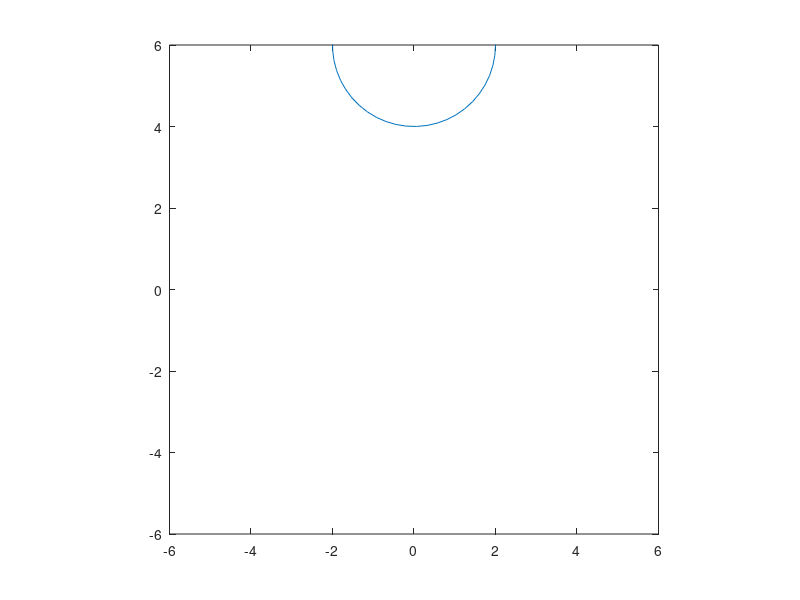

Recreate this plot in MATLAB.
% Define el radio del círculo y el número de puntos en la circunferencia
clear
clc
close all
a = 6;
b = 6;
r = 2;
n = 50;

% Crea el vector de puntos en la circunferencia del círculo
t = linspace(0, 2*pi, n);
xc = r * cos(t);
yc = r * sin(t);

% Define los vértices del rombo
x1 = 0;
y1 = b;
x2 = a;
y2 = 0;
x3 = 0;
y3 = -b;
x4 = -a;
y4 = 0;

% Encuentra los puntos medios de los lados del rombo
xm12 = (x1+x2)/2;
ym12 = (y1+y2)/2;
xm23 = (x2+x3)/2;
ym23 = (y2+y3)/2;
xm34 = (x3+x4)/2;
ym34 = (y3+y4)/2;
xm41 = (x4+x1)/2;
ym41 = (y4+y1)/2;

% Encuentra los puntos en el perímetro del rombo
puntos_perimetro = [xm12 ym12; x2 y2; xm23 ym23; x3 y3; xm34 ym34; x4 y4; xm41 ym41; x1 y1];

% Dibuja el rombo
plot([x1 x2 x3 x4 x1], [y1 y2 y3 y4 y1], '-');

%hold on;
xlabel('Eje-X')
ylabel('Eje-Y')
% Dibuja 16 círculos a lo largo del perímetro del rombo, separados entre sí
% de manera equidistante
for i = 1:16
    punto_inicio = puntos_perimetro(mod(i-1,8)+1,:);
    punto_fin = puntos_perimetro(mod(i,8)+1,:);
    distancia = norm(punto_fin - punto_inicio);
    num_circulos_entre_puntos = round(distancia / (2*r));
    delta_x = (punto_fin(1) - punto_inicio(1)) / (num_circulos_entre_puntos+1);
    delta_y = (punto_fin(2) - punto_inicio(2)) / (num_circulos_entre_puntos+1);
    for j = 1:num_circulos_entre_puntos
        x = punto_inicio(1) + j*delta_x;
        y = punto_inicio(2)+ j*delta_y;
        plot(x + xc, y + yc, '-');
        x = punto_inicio(1) ;
        y = punto_inicio(2);
        plot(x + xc, y + yc, '-');
        pause(0.2)
    end
end
axis([-a a -b b]);
axis equal;

